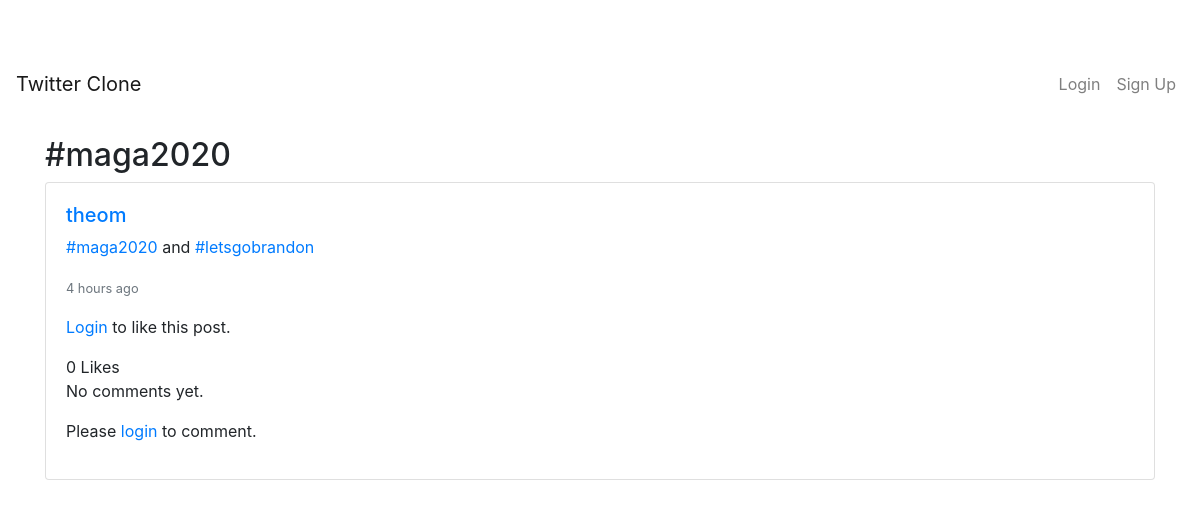
Before: /hashtags/maga2020/ with the older database file.
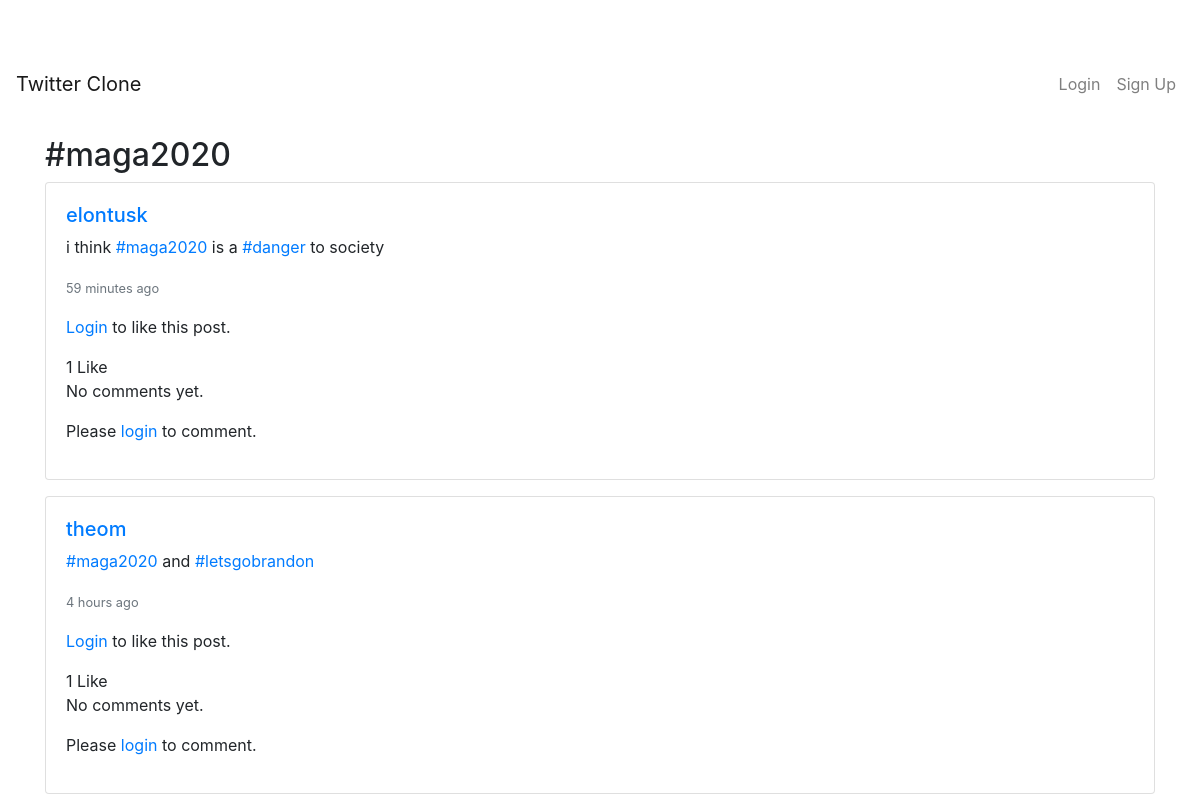
After: the same page with the newer database file.
### posts/models.py (models this page shows, shortened)
class Post(models.Model):
    content = models.TextField(max_length=280)
    author = models.ForeignKey(User, on_delete=models.CASCADE, related_name='posts')
    created_at = models.DateTimeField(auto_now_add=True)
    hashtags = models.ManyToManyField(Hashtag, blank=True, related_name='posts')
    likes = models.ManyToManyField(User, blank=True, related_name='liked_posts')
    def total_likes(self):
        return self.likes.count()

### hashtags/views.py (the view)
# urls.py: path('<str:name>/', views.hashtag_detail, name='hashtag_detail'),
def hashtag_detail(request, name):
    hashtag = get_object_or_404(Hashtag, name=name.lower())
    posts = Post.objects.filter(hashtags=hashtag).order_by('-created_at')
    context = {
        'hashtag': hashtag,
        'posts': posts,
    }
    return render(request, 'hashtags/hashtag_detail.html', context)

### hashtags/templatetags/hashtags_extras.py (called while the page is built)
@register.filter
def link_hashtags(text):
    text = escape(text)
    def replace(match):
        hashtag = match.group(1)
        url = reverse('hashtags:hashtag_detail', args=[hashtag.lower()])
        link = f'<a href="{url}">#{hashtag}</a>'
        return link
    regex = r'#(\w+)'
    return mark_safe(re.sub(regex, replace, text))

### hashtags/templates/hashtags/hashtag_detail.html
{% extends 'base.html' %}
{% load humanize %}
{% load hashtags_extras %}
{% block content %}
<div class="container mt-4">
    <h2>#{{ hashtag.name }}</h2>
    {% if posts %}
        {% for post in posts %}
            {% include 'posts/partials/post_card.html' %}
        {% endfor %}
    {% else %}
        <p>No posts found for this hashtag.</p>
    {% endif %}
</div>
{% endblock %}

### posts/templates/posts/partials/post_content.html
{% load humanize %}
{% load hashtags_extras %}
<h5>
    <a href="{% url 'profile' post.author.username %}">
        {{ post.author.username }}
    </a>
</h5>
<p>{{ post.content|link_hashtags|safe }}</p>
<p class="text-muted">
    <small>{{ post.created_at|naturaltime }}</small>
</p>

### posts/templates/posts/partials/like_button.html
{% if user.is_authenticated %}
    <form id="like-form-{{ post.id }}" hx-post="{% url 'like_post' post.id %}" hx-target="#like-button-{{ post.id }}" hx-swap="innerHTML">
        {% csrf_token %}
        <button type="submit" class="btn btn-sm {% if user in post.likes.all %}btn-outline-danger{% else %}btn-outline-primary{% endif %}">
            {% if user in post.likes.all %}
                <i class="fas fa-heart"></i> Unlike
            {% else %}
                <i class="far fa-heart"></i> Like
            {% endif %}
        </button>
    </form>
{% else %}
    <p><a href="{% url 'login' %}">Login</a> to like this post.</p>
{% endif %}
<span>{{ post.total_likes }} {{ post.total_likes|pluralize:"Like,Likes" }}</span>

### comments/templates/comments/partials/comment_section.html
{% load humanize %}
{% load hashtags_extras %}
<div class="comments">
    {% if post.comments.exists %}
        {% for comment in post.comments.all %}
            <div class="comment mb-2">
                <strong>{{ comment.author.username }}</strong>: {{ comment.content|link_hashtags }}
                <p class="text-muted">
                    <small>{{ comment.created_at|naturaltime }}</small>
                </p>
            </div>
        {% endfor %}
    {% else %}
        <p>No comments yet.</p>
    {% endif %}
</div>

### comments/templates/comments/partials/comment_box.html
{% if user.is_authenticated %}
    <form method="post" action="{% url 'comments:add_comment' post.id %}">
        {% csrf_token %}
        <div class="form-group mb-2">
            <textarea name="content" rows="2" class="form-control"
                      placeholder="Write a comment..."></textarea>
        </div>
        <button type="submit" class="btn btn-sm btn-primary">
            Comment
        </button>
    </form>
{% else %}
    <p>Please <a href="{% url 'login' %}">login</a> to comment.</p>
{% endif %}

Changed rows visible on the page:
added Post: author.username "elontusk", content|link_hashtags "i think #maga2020 is a #danger to society", created_at "59 minutes ago", total_likes "1", shows "No comments yet."
computed for Post "#maga2020 and #letsgobrandon": total_likes "0" → "1"
